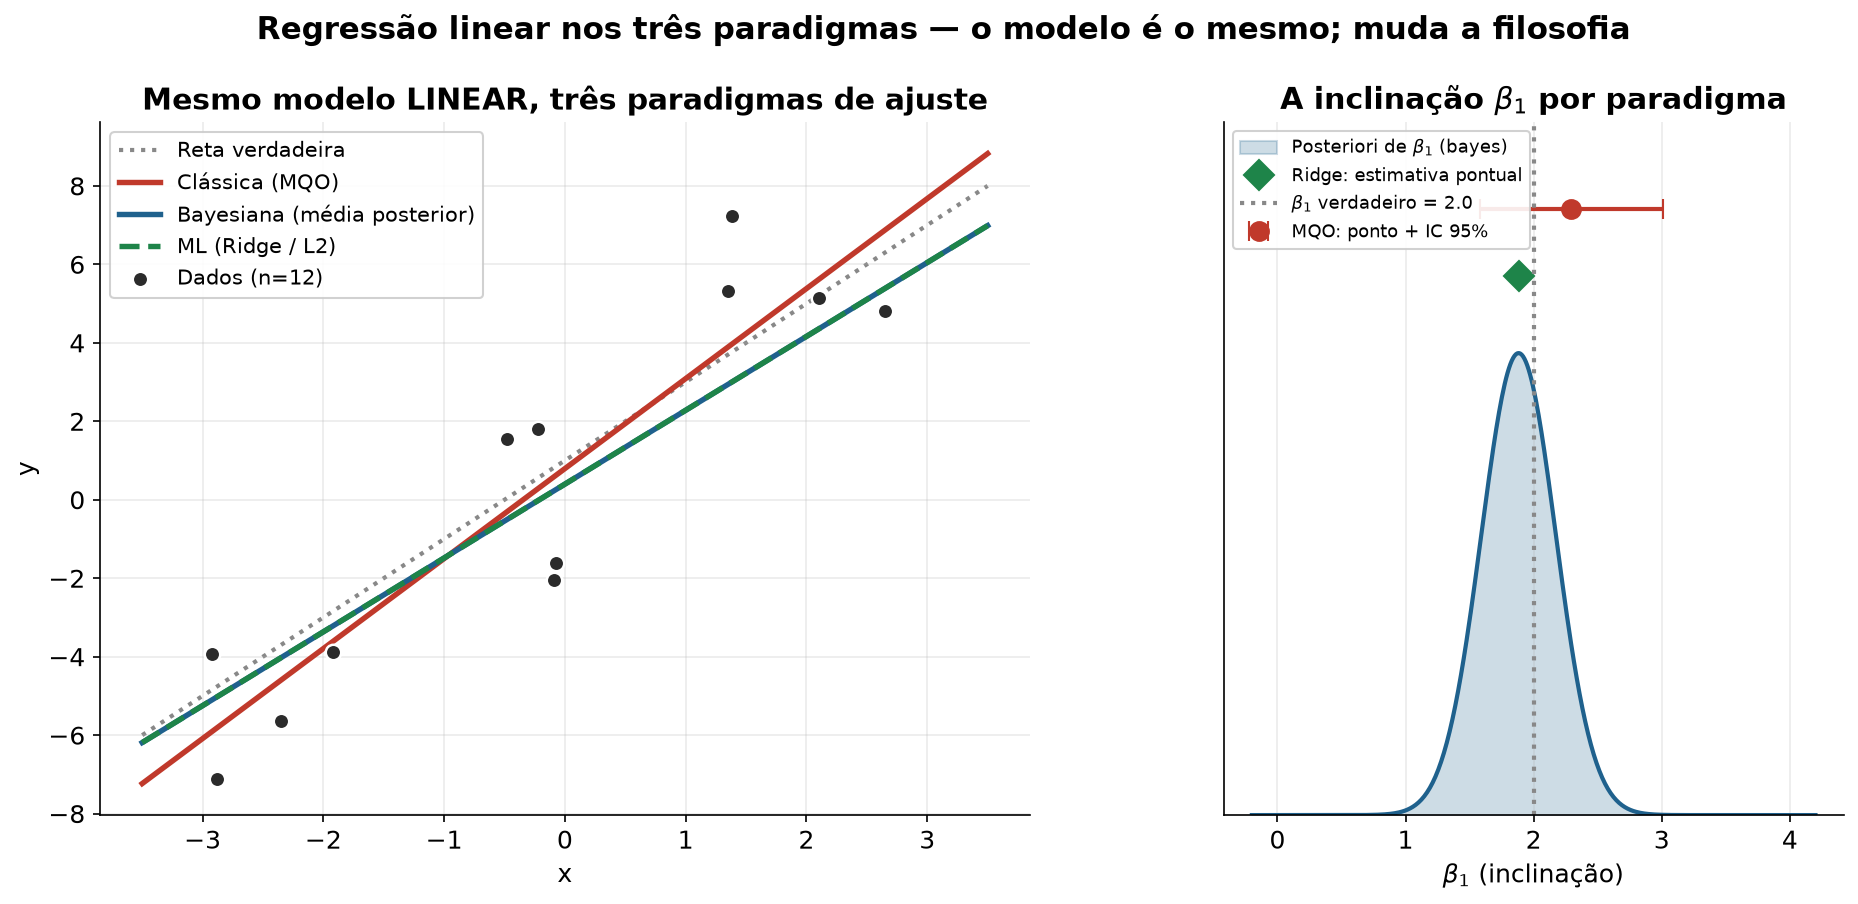

Write the Python code that produced this figure.
"""
Regressão linear sob três paradigmas: clássico, bayesiano e machine learning.

O MESMO modelo linear (y = b0 + b1*x) é ajustado de três formas:

    1. Clássica (MQO)  -> estimador de mínimos quadrados / máxima verossimilhança
    2. Bayesiana       -> priori Gaussiana conjugada; média a posteriori (forma fechada)
    3. ML (Ridge / L2) -> regressão com penalização L2

Resultado teórico ilustrado:
    A regressão Ridge é o estimador de MÁXIMO A POSTERIORI (MAP) de uma regressão
    bayesiana com priori Gaussiana. Com priori Gaussiana + verossimilhança Gaussiana
    a posteriori é simétrica, então a média a posteriori coincide com o MAP — por
    isso os coeficientes de Bayes e Ridge batem exatamente. A correspondência dos
    hiperparâmetros é  lambda = sigma^2 / tau^2  (ruído / variância da priori).

Gera a figura `regressao_tres_paradigmas.png`.

Requisitos: numpy, scipy, scikit-learn, matplotlib
Autor: <seu nome>
Licença: MIT
"""

from __future__ import annotations

import numpy as np
import matplotlib.pyplot as plt
from scipy import stats
from sklearn.linear_model import Ridge

# --------------------------------------------------------------------------- #
# Configuração
# --------------------------------------------------------------------------- #
SEED = 11
N = 12                       # amostra pequena: a regularização/shrinkage fica visível
BETA0_TRUE, BETA1_TRUE = 1.0, 2.0
SIGMA_TRUE = 2.2
ALPHA_PRIOR = 2.0            # precisão da priori Gaussiana (1 / tau^2)

COLORS = {
    "data": "#2b2b2b",
    "true": "#888888",
    "ols": "#C0392B",
    "bayes": "#1F618D",
    "ml": "#1E8449",
}

PLOT_STYLE = {
    "figure.dpi": 150,
    "font.size": 12,
    "axes.spines.top": False,
    "axes.spines.right": False,
    "axes.grid": True,
    "grid.alpha": 0.25,
    "axes.titleweight": "bold",
}


# --------------------------------------------------------------------------- #
# Dados
# --------------------------------------------------------------------------- #
def gerar_dados() -> tuple[np.ndarray, np.ndarray]:
    """Gera dados sintéticos de uma relação linear com ruído Gaussiano.

    Usa a API legada `np.random.seed` (e não `default_rng`) para reproduzir
    exatamente os coeficientes reportados (MQO=2,294 ; Bayes=Ridge=1,882).
    """
    np.random.seed(SEED)
    x = np.sort(np.random.uniform(-3, 3, N))
    y = BETA0_TRUE + BETA1_TRUE * x + np.random.normal(0, SIGMA_TRUE, N)
    return x, y


# --------------------------------------------------------------------------- #
# Ajustes (um por paradigma)
# --------------------------------------------------------------------------- #
def ajuste_ols(X: np.ndarray, y: np.ndarray) -> tuple[np.ndarray, float, float]:
    """Mínimos quadrados ordinários. Retorna (coef, variância residual, EP da inclinação)."""
    beta = np.linalg.solve(X.T @ X, X.T @ y)
    resid = y - X @ beta
    dof = len(y) - X.shape[1]
    s2 = (resid @ resid) / dof
    cov = s2 * np.linalg.inv(X.T @ X)
    se_slope = np.sqrt(cov[1, 1])
    return beta, s2, se_slope


def ajuste_bayes(
    X: np.ndarray, y: np.ndarray, s2: float, alpha: float = ALPHA_PRIOR
) -> tuple[np.ndarray, float]:
    """
    Regressão linear bayesiana com priori Gaussiana N(0, alpha^-1 I).
    Posteriori conjugada: w ~ N(m_N, S_N). Retorna (média a posteriori, DP da inclinação).
    """
    beta_noise = 1.0 / s2                                   # precisão do ruído
    S_N = np.linalg.inv(alpha * np.eye(X.shape[1]) + beta_noise * (X.T @ X))
    m_N = beta_noise * S_N @ (X.T @ y)
    sd_slope = np.sqrt(S_N[1, 1])
    return m_N, sd_slope


def ajuste_ridge(X: np.ndarray, y: np.ndarray, s2: float, alpha: float = ALPHA_PRIOR) -> np.ndarray:
    """
    Regressão Ridge (L2). lambda = alpha * s2 faz o estimador coincidir com o MAP
    bayesiano (e, no caso Gaussiano, com a média a posteriori).
    """
    lam = alpha * s2
    ridge = Ridge(alpha=lam, fit_intercept=False)           # intercepto já está em X
    ridge.fit(X, y)
    return ridge.coef_


# --------------------------------------------------------------------------- #
# Figura
# --------------------------------------------------------------------------- #
def plotar(
    x, y, beta_ols, m_bayes, beta_ml, sd_bayes, se_ols, dof, saida: str
) -> None:
    plt.rcParams.update(PLOT_STYLE)
    x_grid = np.linspace(-3.5, 3.5, 200)
    Xg = np.column_stack([np.ones_like(x_grid), x_grid])

    fig = plt.figure(figsize=(15, 6))
    gs = fig.add_gridspec(1, 2, width_ratios=[1.5, 1], wspace=0.25)

    # Painel A: as três retas sobre os mesmos dados
    axA = fig.add_subplot(gs[0])
    axA.plot(x_grid, BETA0_TRUE + BETA1_TRUE * x_grid, color=COLORS["true"],
             ls=":", lw=2, label="Reta verdadeira", zorder=1)
    axA.plot(x_grid, Xg @ beta_ols, color=COLORS["ols"], lw=2.6, label="Clássica (MQO)")
    axA.plot(x_grid, Xg @ m_bayes, color=COLORS["bayes"], lw=2.6,
             label="Bayesiana (média posterior)")
    axA.plot(x_grid, Xg @ beta_ml, color=COLORS["ml"], lw=2.6, ls="--",
             label="ML (Ridge / L2)")
    axA.scatter(x, y, color=COLORS["data"], s=55, zorder=5,
                edgecolor="white", linewidth=1.2, label=f"Dados (n={N})")
    axA.set_title("Mesmo modelo LINEAR, três paradigmas de ajuste")
    axA.set_xlabel("x")
    axA.set_ylabel("y")
    axA.legend(loc="upper left", fontsize=10, framealpha=0.9)

    # Painel B: a inclinação beta1 sob cada paradigma
    axB = fig.add_subplot(gs[1])
    gb = np.linspace(BETA1_TRUE - 2.2, BETA1_TRUE + 2.2, 400)
    post = stats.norm.pdf(gb, m_bayes[1], sd_bayes)
    post_n = post / post.max() * 0.9
    axB.fill_between(gb, post_n, color=COLORS["bayes"], alpha=0.22,
                     label="Posteriori de $\\beta_1$ (bayes)")
    axB.plot(gb, post_n, color=COLORS["bayes"], lw=2)

    tcrit = stats.t.ppf(0.975, dof)
    axB.errorbar(beta_ols[1], 1.18, xerr=tcrit * se_ols, fmt="o",
                 color=COLORS["ols"], capsize=5, ms=9, lw=2,
                 label="MQO: ponto + IC 95%")
    axB.plot(beta_ml[1], 1.05, "D", color=COLORS["ml"], ms=10,
             label="Ridge: estimativa pontual")
    axB.axvline(BETA1_TRUE, color=COLORS["true"], ls=":", lw=2,
                label=f"$\\beta_1$ verdadeiro = {BETA1_TRUE:.1f}")
    axB.set_title("A inclinação $\\beta_1$ por paradigma")
    axB.set_xlabel("$\\beta_1$ (inclinação)")
    axB.set_yticks([])
    axB.set_ylim(0, 1.35)
    axB.legend(loc="upper left", fontsize=8.8, framealpha=0.9)

    fig.suptitle("Regressão linear nos três paradigmas — o modelo é o mesmo; "
                 "muda a filosofia", fontsize=15, fontweight="bold", y=1.0)
    fig.savefig(saida, bbox_inches="tight", facecolor="white")
    print(f"Figura salva em: {saida}")


# --------------------------------------------------------------------------- #
# Main
# --------------------------------------------------------------------------- #
def main() -> None:
    x, y = gerar_dados()
    X = np.column_stack([np.ones_like(x), x])          # matriz de desenho [1, x]

    beta_ols, s2, se_ols = ajuste_ols(X, y)
    m_bayes, sd_bayes = ajuste_bayes(X, y, s2)
    beta_ml = ajuste_ridge(X, y, s2)

    print("Coeficientes (intercepto, inclinação):")
    print(f"  MQO   : {beta_ols[0]:.3f}, {beta_ols[1]:.3f}")
    print(f"  Bayes : {m_bayes[0]:.3f}, {m_bayes[1]:.3f}")
    print(f"  Ridge : {beta_ml[0]:.3f}, {beta_ml[1]:.3f}")
    print("  -> Bayes e Ridge coincidem (MAP = média no caso Gaussiano).")

    plotar(x, y, beta_ols, m_bayes, beta_ml, sd_bayes, se_ols,
           dof=N - 2, saida="regressao_tres_paradigmas.png")


if __name__ == "__main__":
    main()
